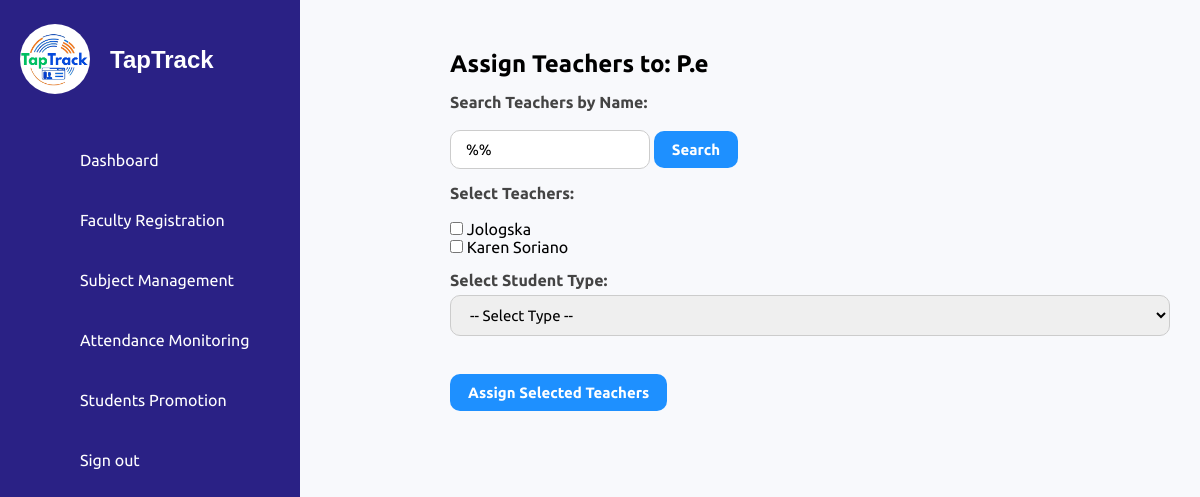
Screenshot of /ISIERA/assign_subjects.php?subject_id=68 with the database file from the repository.
### tables this page shows
CREATE TABLE `subjects` (
  `id` int(11) NOT NULL,
  `subject_name` varchar(255) NOT NULL,
  `student_type` varchar(150) NOT NULL,
  `created_at` timestamp NOT NULL DEFAULT current_timestamp(),
  `strand_id` int(11) DEFAULT NULL
);

CREATE TABLE `faculty` (
  `id` int(11) NOT NULL,
  `teacher_id` varchar(6) NOT NULL,
  `name` varchar(100) NOT NULL,
  `email` varchar(100) NOT NULL,
  `contact` varchar(20) DEFAULT NULL,
  `dob` date NOT NULL,
  `password` varchar(255) NOT NULL
);

### ISIERA/assign_subjects.php (the view, shortened to what this page needs)
<?php
include('db_connection.php');
$subject_id = $_GET['subject_id'] ?? null;
$subject_query = $conn->prepare("SELECT subject_name, student_type FROM subjects WHERE id = ?");
$subject_query->bind_param("i", $subject_id);
$subject_query->execute();
$subject = $subject_query->get_result()->fetch_assoc();
$search_term = '';
$teachers_query = $conn->prepare("SELECT id, name FROM Faculty WHERE name LIKE ? ORDER BY name ASC");
$search_term = "%" . $search_term . "%";
$teachers_query->bind_param("s", $search_term);
$teachers_query->execute();
$teachers = $teachers_query->get_result();
?>
<!DOCTYPE html>
<html lang="en">
<head>
    <link rel="stylesheet" href="assets/css/style.css">
    <link rel="stylesheet" href="assets/css/subject.css">
</head>
<body>
<?php include('sidebar.php'); ?>
<div class="subject-manager" style="margin-left: 420px;">
    <h2>Assign Teachers to: <?= htmlspecialchars($subject['subject_name']) ?></h2>
    <form method="POST">
        <label>Search Teachers by Name:</label>
        <input type="text" name="search_term" value="<?= htmlspecialchars($search_term) ?>" placeholder="Search..." style="width: 200px;">
        <input type="submit" value="Search">
    </form>
    <form method="POST">
        <label>Select Teachers:</label><br>
        <?php while ($row = $teachers->fetch_assoc()): ?>
            <input type="checkbox" name="teacher_ids[]" value="<?= $row['id'] ?>"> <?= htmlspecialchars($row['name']) ?><br>
        <?php endwhile; ?>
        <label>Select Student Type:</label>
        <select name="student_type" required>
            <option value="">-- Select Type --</option>
        </select>
        <br><br>
        <input type="submit" value="Assign Selected Teachers">
    </form>
</div>
</body>
</html>

### ISIERA/assets/css/style.css (style rules this page uses)
* { font-family: 'Ubuntu', sans-serif; margin: 0; padding: 0; box-sizing: border-box; }
:root { --blue: #2a2185; --white: #fff; --gray: #f5f5f5; --black1: #222; --black2: #999; }
body { min-height: 100vh; overflow-x: hidden; }

### ISIERA/assets/css/subject.css (style rules this page uses)
body { font-family: 'Segoe UI', Tahoma, Geneva, Verdana, sans-serif; background-color: #f8f9fc; }
.subject-manager { margin-left: 400px; padding: 30px; max-width: 1000px; padding-top: 50px; }
label { font-weight: 600; color: #444; display: block; margin-top: 15px; }
input[type="text"], select { width: 100%; padding: 10px 15px; border: 1px solid #ccc; border-radius: 10px; margin-top: 6px; font-size: 15px; }
input[type="submit"], .assign-btn { margin-top: 20px; background-color: #1e90ff; color: #fff; border: none; padding: 10px 18px; font-size: 15px; font-weight: bold; border-radius: 10px; cursor: pointer; transition: background 0.3s ease; text-decoration: none; display: inline-block; }

### rows the page displays
subjects: subject_name "P.e"
faculty: name "Jologska"
faculty: name "Karen Soriano"
